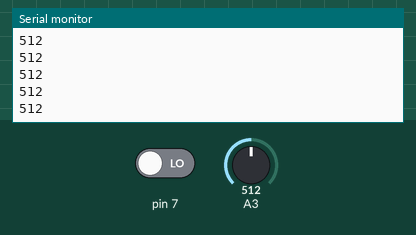
This sketch was run on a simulated Arduino Uno, built with avr-gcc and run on an emulated ATmega328P. Shown: the last lines printed to the serial monitor. Inputs (shaded band) come from the test bench; at power-on: pin 7 LOW, A3 = 512.

Above: at 1.2 s.
1.3 s: pin 7 driven HIGH
At 2.0 s:
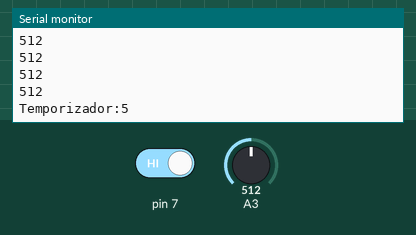
5.4 s: A3 set to 900
At 6.2 s:
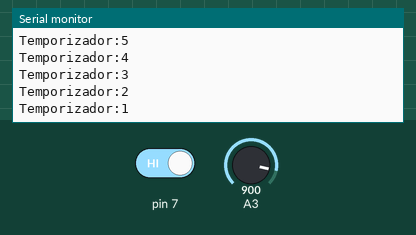
Timing chart, 0 to 8.4 s (numbered marks = the images above; inputs shaded):
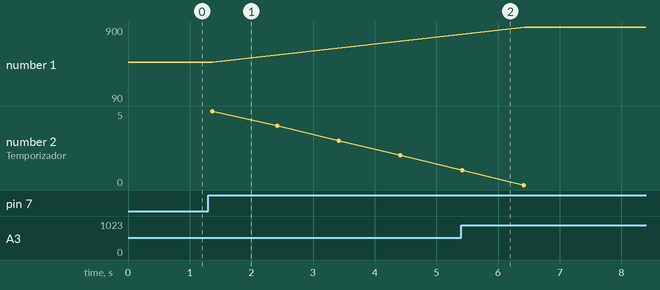

The sketch:

potenciometro.ino
```cpp
// Clase Martes 22 de Febrero
// Potenciometro
// Uso del potenciometro para establecer un temporizador entre 1 y 10 segundos.

// Uso del potenciometro para establecer un temporizador entre
// 1 y 10 segundos.
//

int potenciometro;
int pulsador = 1;
int pulsador_ant = 0;
int temporizador = 0;

void setup()
{
  Serial.begin(9600);
  pinMode(7, INPUT);
}

void loop()
{
  potenciometro = analogRead(A3); // retorna un valor entre 0 (0v) y 1023 (5v)

  Serial.println(potenciometro);
  pulsador_ant = pulsador;
  pulsador = digitalRead(7);
  //Serial.println(pulsador);

  if (pulsador_ant == 0 && pulsador == 1) {
    temporizador = potenciometro / 100;
    Serial.print("Temporizador:");
    Serial.println(temporizador);
    delay(100); // delay antirebote
  }
  while (temporizador != 0) {
    delay(1000);
    temporizador -= 1;
    Serial.print("Temporizador:");
    Serial.println(temporizador);
  }
}
```

Measured:
- after the input at 1.3 s, the serial monitor: prints a new line after 0.07 s (image 1)
- plotted number 1: 512 → 90 after the input at 5.4 s
